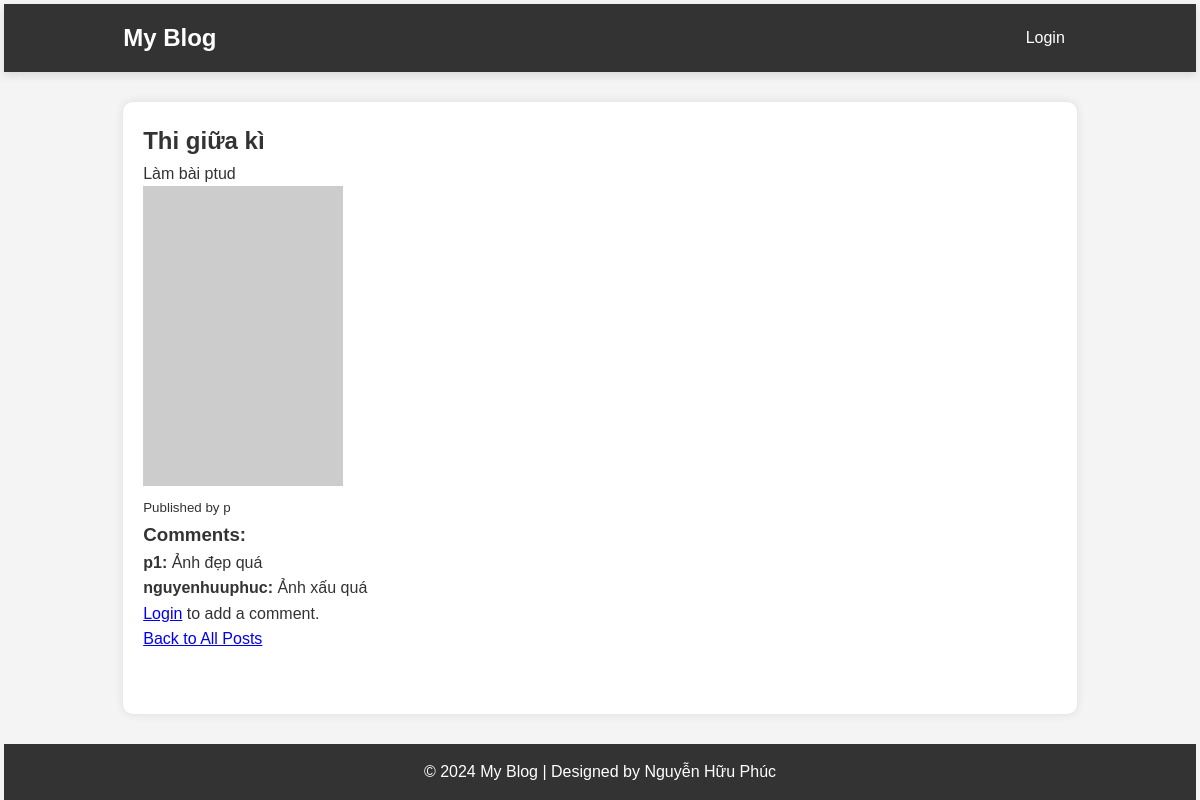
Screenshot of /post/7/ with the database file from the repository.
### posts/models.py (models this page shows, shortened)
class Post(models.Model):
    author = models.ForeignKey(User, on_delete=models.CASCADE)
    title = models.CharField(max_length=200)
    content = models.TextField()
    image_url = models.URLField(max_length=500, blank=True, null=True)
    created_at = models.DateTimeField(auto_now_add=True)
    updated_at = models.DateTimeField(auto_now=True)

class Comment(models.Model):
    post = models.ForeignKey(Post, on_delete=models.CASCADE, related_name="comments")  # Liên kết với bài viết
    user = models.ForeignKey(User, on_delete=models.CASCADE)  # Người bình luận
    content = models.TextField()
    created_at = models.DateTimeField(auto_now_add=True)

### posts/views.py (the view)
# urls.py: path('post/<int:id>/', views.post_detail, name='post_detail'),
def post_detail(request, id):
    post = get_object_or_404(Post, id=id)
    comments = post.comments.all()  # Lấy danh sách bình luận của bài viết
    if request.method == 'POST':
        form = CommentForm(request.POST)
        if form.is_valid():
            comment = form.save(commit=False)
            comment.post = post
            comment.user = request.user
            comment.save()
            messages.success(request, 'Your comment has been added!')
            return redirect('post_detail', id=post.id)
    else:
        form = CommentForm()
    return render(request, 'blog/post_detail.html', {'post': post, 'comments': comments, 'form': form})

### templates/blog/post_detail.html (shortened to what this page needs)
{% extends 'base.html' %}
{% block content %}
    <h2>{{ post.title }}</h2>
    <p>{{ post.content }}</p>
    {% if post.image_url %}
        <img src="{{ post.image_url }}" alt="Post Image" style="max-width: 100%;">
    {% endif %}
    <p><small>Published by {{ post.author }}</small></p>
    <h3>Comments:</h3>
    {% for comment in comments %}
        <p><strong>{{ comment.user.username }}:</strong> {{ comment.content }}</p>
    {% empty %}
        <p>No comments yet.</p>
    {% endfor %}
    {% if user.is_authenticated %}
        <h3>Add a Comment</h3>
        <form method="POST">
            {% csrf_token %}
            {{ form.as_p }}
            <button type="submit">Submit</button>
        </form>
    {% else %}
        <p><a href="{% url 'login' %}">Login</a> to add a comment.</p>
    {% endif %}
    <a href="{% url 'posts' %}">Back to All Posts</a>
{% endblock %}

### static/css/base.css (style rules this page uses)
* { margin: 0; padding: 0; box-sizing: border-box; font-family: Arial, sans-serif; }
body { background-color: #f4f4f4; color: #333; line-height: 1.6; display: flex; flex-direction: column; min-height: 100vh; }

### static/css/home.css (style rules this page uses)
body { font-family: Arial, sans-serif; margin: 2px; padding: 2px; background-color: #f4f4f4; }

### rows the page displays
Post: title "Thi giữa kì", content "Làm bài ptud", author "p"
Comment: user.username "p1", content "Ảnh đẹp quá"
Comment: user.username "nguyenhuuphuc", content "Ảnh xấu quá"
